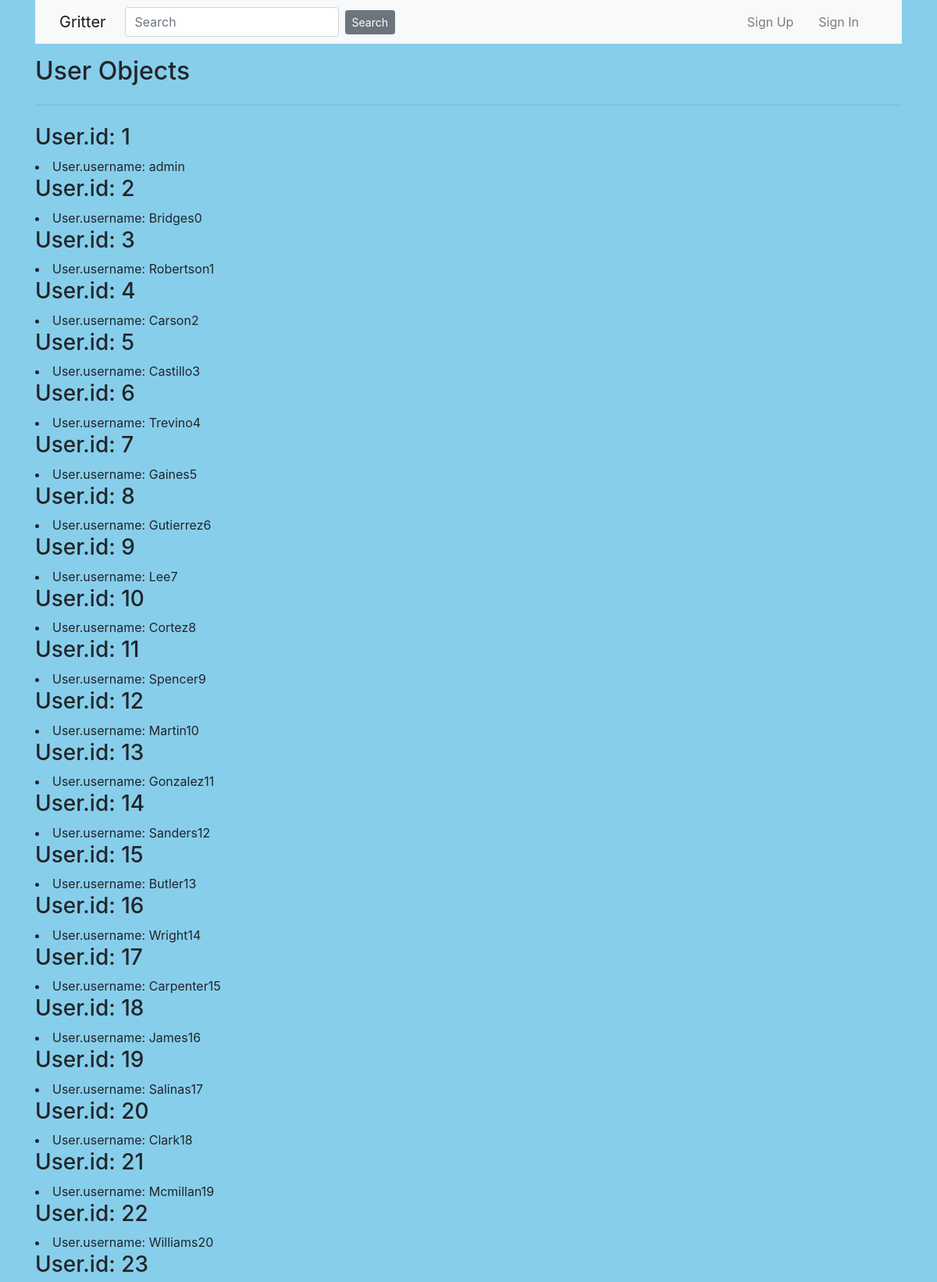
Screenshot of /list_users (upper part) with the database file from the repository.
### project/models.py (models this page shows, shortened)
class User(UserMixin, db.Model):
    id = db.Column(db.Integer, primary_key=True)
    username = db.Column(db.String(50), unique=True, nullable=False)
    password = db.Column(db.String(128), nullable=False)
    email = db.Column(db.String(100), unique=True, nullable=False)
    posts = db.relationship('Post', backref ='author', lazy='dynamic')
    followed = db.relationship(
        'User', secondary=followers,
        primaryjoin=(followers.c.follower_id == id),
        secondaryjoin=(followers.c.followed_id == id),
        backref=db.backref('followers', lazy='dynamic'), lazy='dynamic')

### project/routes.py (the view)
@app.route('/list_users', methods=['GET'])
def list_users():
    users = User.query.all()
    return render_template('users.html', users=users)

### project/templates/users.html
{% extends "layout.html" %}
{% block content %}
    <div class="container">
        <h2> User Objects </h2>
        <hr class="my-4">
        <div>
            {% for user in users %}
                <h3>User.id: {{ user.id }}</h3>
                <li>User.username: {{ user.username }}</li>
            {% endfor %}
        </div>
    </div>
{% endblock content %}

### project/templates/layout.html (shortened to what this page needs)
<!DOCTYPE html>
{% import "bootstrap/wtf.html" as wtf %}
<html>
	<head>
    {% block head %}
        <link rel="stylesheet" href="https://cdn.jsdelivr.net/npm/bootstrap@4.5.3/dist/css/bootstrap.min.css">
		<link rel="stylesheet" href="{{ url_for('static', filename='style.css') }}" />
    {% endblock %}
	</head>
	<body text="#2d7051">
        <div class="container">
            <nav class="navbar navbar-expand-md bg-light navbar-light fixed-left">
              <div class="container">
                <a class="navbar-brand mr-4" href="{{ url_for('home') }}">Gritter</a>
                  <form  class="form-inline" method="POST" action="{{ url_for('search') }}">
                <input class="form-control mr-2" name="search" type="search" placeholder="Search">
                <button class="btn btn-secondary btn-sm" type="submit">Search</button>
                  </form>
                <div class="collapse navbar-collapse" id="navbarToggle">
                    <div class="navbar-nav ml-auto">
                        {% if current_user.is_authenticated %}
                            <a class="nav-item nav-link mr-3 ml-auto" href="{{ url_for('feed') }}">Feed</a>
                            <a class="nav-item nav-link mr-3 ml-auto" href="{{ url_for('followers', username=current_user.username) }}">Followers</a>
                            <a class="nav-item nav-link mr-3 ml-auto" href="{{ url_for('user', username=current_user.username) }}">{{current_user.username}}'s Page</a>
                            <a class="nav-item nav-link mr-3 ml-auto" href="{{ url_for('signout') }}">Sign Out</a>
                        {% else  %}
                            <a class="nav-item nav-link mr-3 ml-auto" href="{{ url_for('signup') }}">Sign Up</a>
                            <a class="nav-item nav-link mr-3 ml-auto" href="{{ url_for('signin') }}">Sign In</a>
                        {% endif %}
                    </div>
                </div>
              </div>
            </nav>
        </div>
        <div class="container pt-2">
            <div class="container pt-2">
        </div>
        </div>
        {% block content %}
        {% endblock %}
	</body>
</html>

### project/static/styles/style.css (style rules this page uses)
body { background-color: #87CEEB; }

### rows the page displays
User: id "1", username "admin"
User: id "2", username "Bridges0"
User: id "3", username "Robertson1"
User: id "4", username "Carson2"
User: id "5", username "Castillo3"
User: id "6", username "Trevino4"
User: id "7", username "Gaines5"
User: id "8", username "Gutierrez6"
User: id "9", username "Lee7"
User: id "10", username "Cortez8"
User: id "11", username "Spencer9"
User: id "12", username "Martin10"
User: id "13", username "Gonzalez11"
User: id "14", username "Sanders12"
User: id "15", username "Butler13"
User: id "16", username "Wright14"
User: id "17", username "Carpenter15"
User: id "18", username "James16"
User: id "19", username "Salinas17"
User: id "20", username "Clark18"
User: id "21", username "Mcmillan19"
User: id "22", username "Williams20"
User: id "23"
